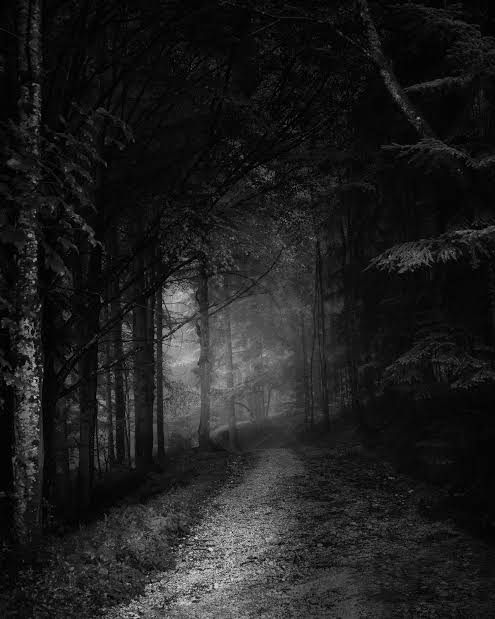
#> input picture CVL6.jpg, 495 x 619 px
$ python lab6.py
#> lines starting #> are read from the running program, lines starting #| are printed output that depends on the picture; after the words box and inside, x2 and y2 are one past the last pixel; in counts of white or black regions, pixels touching at a corner belong together
import cv2
import numpy as np
from matplotlib import pyplot as plt
def show_comparison(original,with_bg,without_bg):
  plt.figure(figsize=(15,5))
  plt.subplot(1,3,1)
  plt.imshow(original,cmap='gray')
  plt.title("Original Image")
  plt.axis('off')

  plt.subplot(1,3,2)
  plt.imshow(without_bg,cmap='gray')
  plt.title("Slicing Without Background")
  plt.axis('off')

  plt.subplot(1,3,3)
  plt.imshow(with_bg,cmap='gray')
  plt.title("Slicing With Background")
  plt.axis('off')

  plt.tight_layout()
  plt.show()
img=cv2.imread('CVL6.jpg',cv2.IMREAD_GRAYSCALE)
#> img is the input picture: shape (619, 495); min 0, max 233, mean 30.4
if img is None:
   print("Error:Image not found.")
else:
  rows,cols=img.shape
#> rows = 619; cols = 495
  slice_without_bg=np.zeros((rows,cols),dtype=np.uint8)
  slice_with_bg=img.copy()
  min_range=100
  max_range=150
  L=255
  for i in range(rows):
    for j in range(cols):
      pixel_val=img[i,j]
      if min_range<=pixel_val<=max_range:
        slice_without_bg[i,j]=L
        slice_with_bg[i,j]=L
      else:
        slice_without_bg[i,j]=0
        slice_with_bg[i,j]=pixel_val
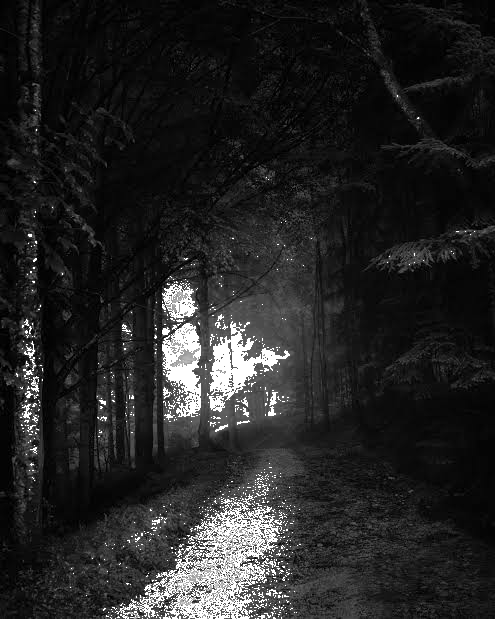
#> slice_with_bg: shape (619, 495); 4.2% of pixels changed, all inside (x1, y1, x2, y2) = (16, 95, 475, 619)
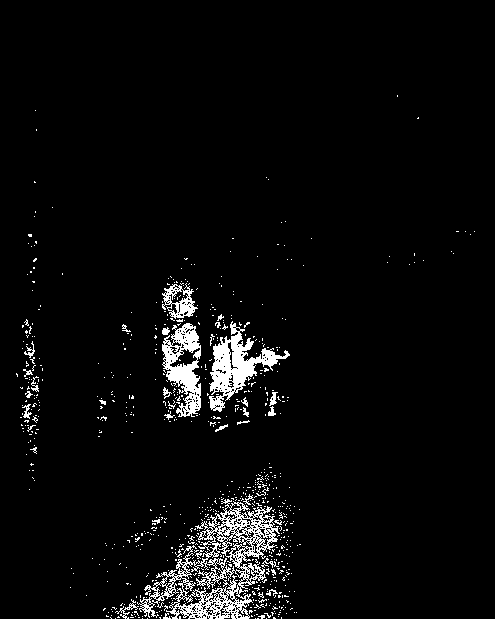
#> slice_without_bg: shape (619, 495); 4.2% white; 745 white regions (714 under 20 px), largest, box (x1, y1, x2, y2) and area: (137, 499, 280, 619) 5085, (209, 321, 290, 412) 2376, (162, 323, 201, 417) 1882
  show_comparison(img,slice_with_bg,slice_without_bg)
#> in show_comparison, `plt.show()`:
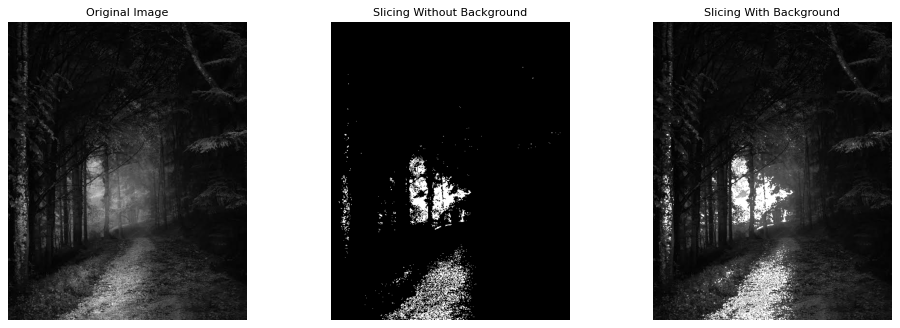
#> figure drawn by matplotlib, 3 panels
